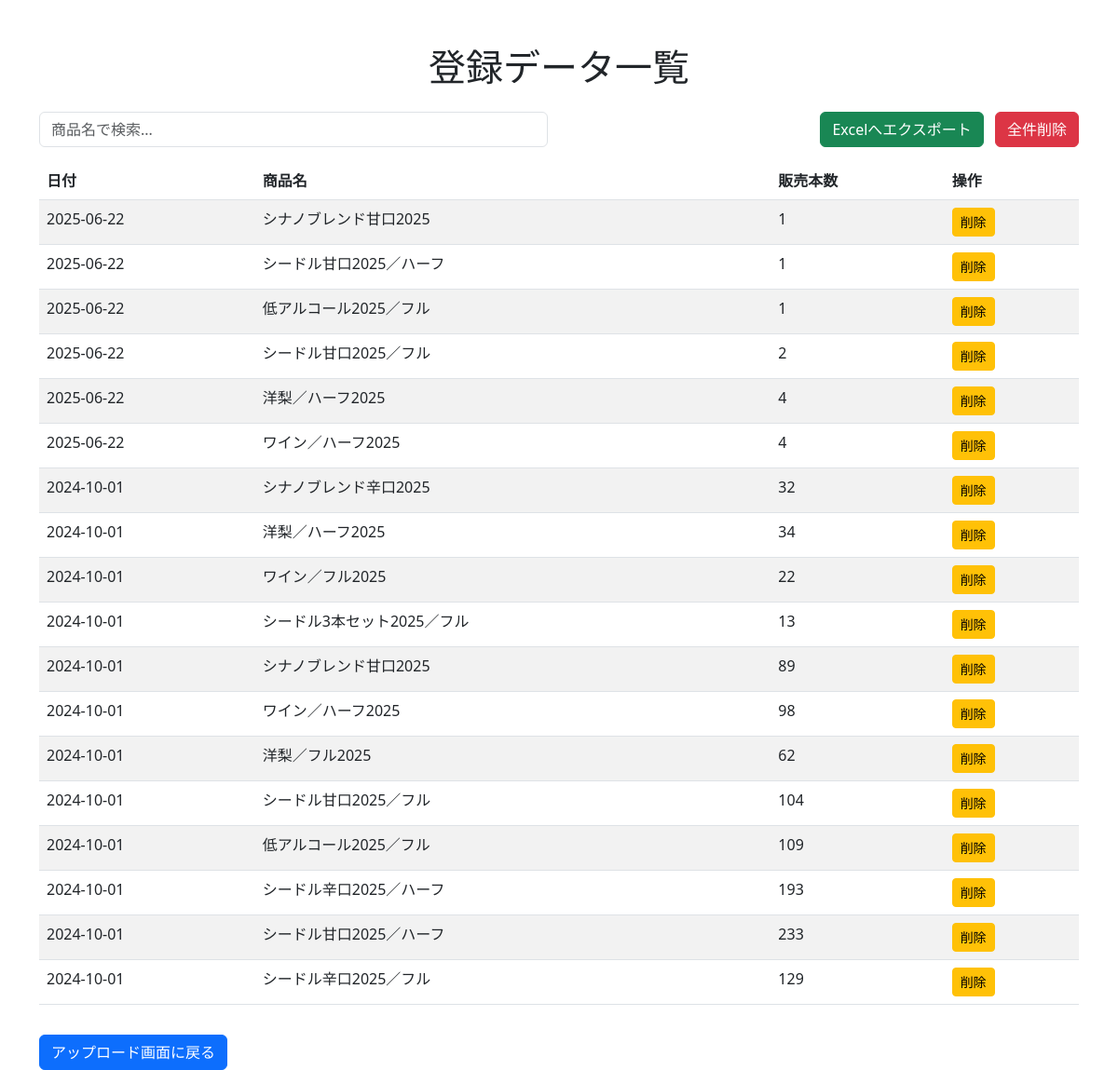
Page /data on the committed database.
### tables this page shows
CREATE TABLE alcohol_sales (
                    id INTEGER PRIMARY KEY AUTOINCREMENT,
                    date TEXT NOT NULL,
                    product_name TEXT NOT NULL,
                    sales_count INTEGER NOT NULL
                , source_filename TEXT NOT NULL DEFAULT 'unknown');

### app.py (the view)
@app.route('/data')
def show_data():
    db = get_db()
    entries = db.execute('SELECT id, date, product_name, sales_count FROM alcohol_sales ORDER BY date DESC, id DESC').fetchall()
    db.close()
    return render_template('data.html', entries=entries)

### app.py (called while the page is built)
def get_db():
    db = sqlite3.connect(app.config['DATABASE'])
    db.row_factory = sqlite3.Row
    return db

### templates/data.html (shortened to what this page needs)
<!DOCTYPE html>
<html lang="ja">
<head>
    <link href="https://cdn.jsdelivr.net/npm/bootstrap@5.3.0/dist/css/bootstrap.min.css" rel="stylesheet">
</head>
<body>
    <div class="container mt-5">
        <h1 class="text-center mb-4">登録データ一覧</h1>
        <div class="row mb-3">
            <div class="col-md-6">
                <input type="text" id="searchInput" onkeyup="searchTable()" class="form-control" placeholder="商品名で検索...">
            </div>
            <div class="col-md-6 text-end">
                <a href="{{ url_for('export_excel') }}" class="btn btn-success me-2">Excelへエクスポート</a>
                <form action="{{ url_for('delete_all_entries') }}" method="post" onsubmit="return confirm('本当にすべてのデータを削除しますか？アップロード履歴もリセットされます。');" style="display: inline;">
                    <button type="submit" class="btn btn-danger">全件削除</button>
                </form>
            </div>
        </div>
        <table class="table table-striped" id="dataTable">
            <thead>
                <tr>
                    <th>日付</th>
                    <th>商品名</th>
                    <th>販売本数</th>
                    <th>操作</th>
                </tr>
            </thead>
            <tbody>
                {% for entry in entries %}
                <tr>
                    <td>{{ entry.date }}</td>
                    <td>{{ entry.product_name }}</td>
                    <td>{{ entry.sales_count }}</td>
                    <td>
                        <form action="{{ url_for('delete_entry', id=entry.id) }}" method="post" onsubmit="return confirm('このデータを削除しますか？');">
                            <button type="submit" class="btn btn-sm btn-warning">削除</button>
                        </form>
                    </td>
                </tr>
                {% else %}
                <tr>
                    <td colspan="4" class="text-center">データがありません。</td>
                </tr>
                {% endfor %}
            </tbody>
        </table>
        <a href="{{ url_for('index') }}" class="btn btn-primary mt-3">アップロード画面に戻る</a>
    </div>
</body>
</html>

### rows in the picture
alcohol_sales: date "2025-06-22", product_name "シナノブレンド甘口2025", sales_count "1"
alcohol_sales: date "2025-06-22", product_name "シードル甘口2025／ハーフ", sales_count "1"
alcohol_sales: date "2025-06-22", product_name "低アルコール2025／フル", sales_count "1"
alcohol_sales: date "2025-06-22", product_name "シードル甘口2025／フル", sales_count "2"
alcohol_sales: date "2025-06-22", product_name "洋梨／ハーフ2025", sales_count "4"
alcohol_sales: date "2025-06-22", product_name "ワイン／ハーフ2025", sales_count "4"
alcohol_sales: date "2024-10-01", product_name "シナノブレンド辛口2025", sales_count "32"
alcohol_sales: date "2024-10-01", product_name "洋梨／ハーフ2025", sales_count "34"
alcohol_sales: date "2024-10-01", product_name "ワイン／フル2025", sales_count "22"
alcohol_sales: date "2024-10-01", product_name "シードル3本セット2025／フル", sales_count "13"
alcohol_sales: date "2024-10-01", product_name "シナノブレンド甘口2025", sales_count "89"
alcohol_sales: date "2024-10-01", product_name "ワイン／ハーフ2025", sales_count "98"
alcohol_sales: date "2024-10-01", product_name "洋梨／フル2025", sales_count "62"
alcohol_sales: date "2024-10-01", product_name "シードル甘口2025／フル", sales_count "104"
alcohol_sales: date "2024-10-01", product_name "低アルコール2025／フル", sales_count "109"
alcohol_sales: date "2024-10-01", product_name "シードル辛口2025／ハーフ", sales_count "193"
alcohol_sales: date "2024-10-01", product_name "シードル甘口2025／ハーフ", sales_count "233"
alcohol_sales: date "2024-10-01", product_name "シードル辛口2025／フル", sales_count "129"
